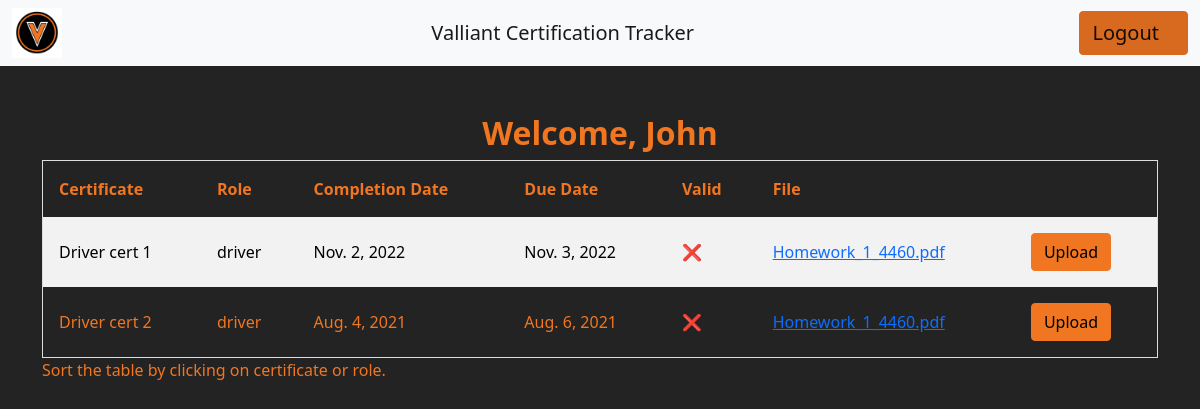
/accounts/dashboard/ (signed in), run on an earlier commit of the app's database.
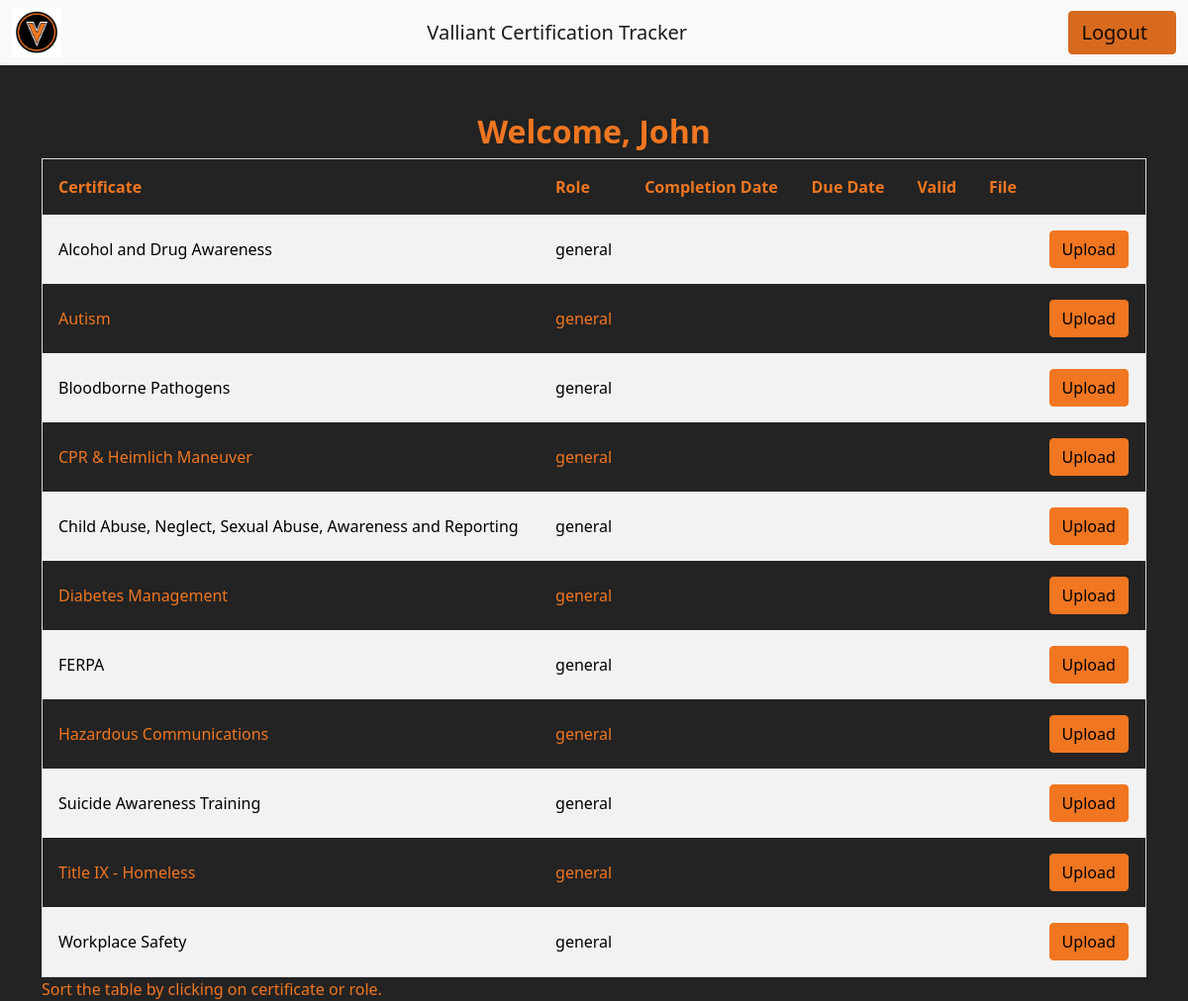
And on a later commit of the database.
### users/models.py (models this page shows, shortened)
class Certificate(models.Model):
    certificate_name = models.CharField('Name', blank=True, max_length=250, default='', unique=True)
    is_published = models.BooleanField('Published', default=False)
    exp_interval = models.IntegerField('Expiration interval in days', blank = True, null = True, default=0)
    is_limited = models.BooleanField('Time Limited', default=True)
    def __str__(self):
        return self.certificate_name

class Role(models.Model):
    role_name = models.CharField('Role', null=True, blank=True, max_length=250, default='', unique=True)
    certificates_list = models.ManyToManyField(Certificate, blank=True)
    def __str__(self):
        return self.role_name
    class Meta:
        verbose_name = "Role"
        verbose_name_plural = "Roles"

class Images(models.Model):
    certificate = models.ForeignKey(Certificate, default=None, null=False, blank=False, on_delete=models.CASCADE)
    profile = models.ForeignKey(Profile, default=None, null=True, blank=True, on_delete=models.CASCADE)
    file = models.FileField(upload_to = getPathToSave, null=True, blank=False)
    certification_completion_date = models.DateTimeField('Completion date', default=None, blank=False, null=True)
    certification_due_date = models.DateTimeField('Due date', default= None, blank=True, null=True)
    is_valid = models.BooleanField('Valid', default=True)
    def getDueDate(self):
        if self.certificate.is_limited:
            self.certification_due_date = self.certification_completion_date + timedelta(days= self.certificate.exp_interval)
            self.save()
        return self.certification_due_date
    def getName(self):
        return str(self.file).rsplit('/', 1)[-1]
    def isValid(self):
        if not self.certificate.is_limited:
            return True
        else:
            self.is_valid = self.getDueDate() >= timezone.now()
            self.save()
            return self.getDueDate() >= timezone.now()
    class Meta:
        verbose_name = "File"
        verbose_name_plural = "Files"

### users/views.py (the view)
# urls.py: path('dashboard/', views.dashboardView, name = "dashboard"),
@login_required
def dashboardView(request):
    profile = Profile.objects.all()
    images  = Images.objects.all()
    form = ImageForm(request.POST, request.FILES)
    if request.method == 'POST':
        if form.is_valid():
            form.instance.profile = request.user.profile
            form.instance.certification_due_date =  form.instance.getDueDate()
            form.instance.is_valid = form.instance.isValid()
            form.save()
            return redirect("dashboard")
    else:
        form = ImageForm()
    return render(request, 'dashboard.html', {'form': form, 'profiles': profile, 'images': images})

### users/Templates/dashboard.html (shortened to what this page needs)
{% extends 'base_dashboard.html' %}

### users/Templates/base_dashboard.html (shortened to what the changed rows need)
{% extends 'index.html' %}
{% block  content %}
    <center><h2 style="color: #F07621;"><strong>Welcome, {{user.username}}</strong></h2></center>
    {% if user.is_superuser %}
      {% block adminContent %}
        {% comment %} content from dashboard.html {% endcomment %}
      {% endblock %}
    {% else %}
    <div class="container">
        <table id="myTable">
            <tr>
                <th onclick="sortTable(0)">Certificate</th>
                <th onclick="sortTable(1)">Role</th>
                <th>Completion Date</th>
                <th>Due Date</th>
                <th>Valid</th>
                <th>File</th>
                <th></th>
            </tr>
            {% for profile in profiles %}
                {% if profile.profile_name.username == user.username %}
                    {% for role in profile.roles_list.all %}
                        {% for cert in role.certificates_list.all %}
                            {% if cert.is_published %}
                                <tr>
                                    <td>{{cert}}</td>
                                    <td>{{role}}</td>
                                    <td>
                                        {% for image in images reversed %}
                                            {% if image.profile.profile_name.username == user.username %}
                                                {% if image.certificate == cert %}
                                                    {% ifchanged image.certificate %}
                                                        {{image.certification_completion_date.date}}
                                                    {% endifchanged %}
                                                {% endif %}
                                            {% endif %}
                                        {% endfor %}
                                    </td>
                                    <td>
                                      {% for image in images reversed %}
                                          {% if image.profile.profile_name.username == user.username %}
                                              {% if image.certificate == cert %}
                                                  {% ifchanged image.certificate %}
                                                    {% if cert.is_limited %}
                                                      {{image.certification_due_date.date}}
                                                    {% else %}
                                                      Unlimited
                                                    {% endif %}
                                                  {% endifchanged %}
                                              {% endif %}
                                          {% endif %}
                                      {% endfor %}
                                  </td>
                                  <td>
                                    {% for image in images reversed %}
                                        {% if image.profile.profile_name.username == user.username %}
                                            {% if image.certificate == cert %}
                                                {% ifchanged image.certificate %}
                                                    {% if image.isValid %}
                                                      &#9989;
                                                    {% else %}
                                                      &#10060;
                                                    {% endif %}
                                                {% endifchanged %}
                                            {% endif %}
                                        {% endif %}
                                    {% endfor %}
                                </td>
                                    <td>
                                        {% for image in images reversed %}
                                            {% if image.profile.profile_name.username == user.username %}
                                                {% if image.certificate == cert %}
                                                    {% ifchanged image.certificate %}
                                                       <a href="{{image.file.url}}" download>{{image.getName}}</a>
                                                    {% endifchanged %}
                                                {% endif %}
                                            {% endif %}
                                        {% endfor %}
                                    </td>
                                    <td>
                                      {% if profile.is_active %}
                                        <button type="button" class="btn btn-primary" data-bs-toggle="modal" data-bs-target="#myModal">Upload </button></div>
                                        <div class="modal fade" id="myModal">
                                        {% endif %}
                            {% endif %}
                        {% endfor %}
                    {% endfor %}
                {% endif %}
            {% endfor %}
    </div>
    {% endif %}
{% endblock %}

What changed in the data, as far as the page shows it:
removed Role: role_name "driver"
removed Certificate: certificate_name "Driver cert 1"
removed Images: certification_completion_date "Nov. 2, 2022", certification_due_date "Nov. 3, 2022", getName "Homework_1_4460.pdf"
removed Certificate: certificate_name "Driver cert 2"
removed Images: certification_completion_date "Aug. 4, 2021", certification_due_date "Aug. 6, 2021", getName "Homework_1_4460.pdf"
now on this page (row unchanged): Role: role_name "general"
added Certificate: certificate_name "Alcohol and Drug Awareness"
added Certificate: certificate_name "Autism"
added Certificate: certificate_name "Bloodborne Pathogens"
added Certificate: certificate_name "CPR & Heimlich Maneuver"
added Certificate: certificate_name "Child Abuse, Neglect, Sexual Abuse, Awareness and Reporting"
added Certificate: certificate_name "Diabetes Management"
added Certificate: certificate_name "FERPA"
added Certificate: certificate_name "Hazardous Communications"
added Certificate: certificate_name "Suicide Awareness Training"
added Certificate: certificate_name "Title IX - Homeless"
added Certificate: certificate_name "Workplace Safety"
